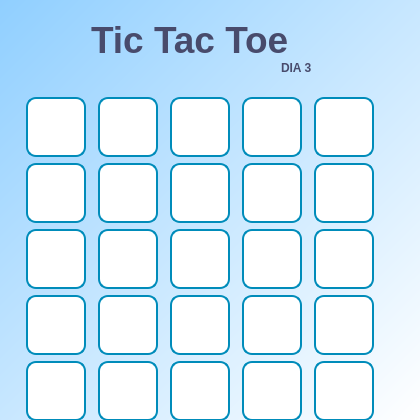
<?xml version="1.0" encoding="UTF-8"?>
<ui version="4.0">
 <class>TictactoeView</class>
 <widget class="QMainWindow" name="TictactoeView">
  <property name="geometry">
   <rect>
    <x>0</x>
    <y>0</y>
    <width>420</width>
    <height>420</height>
   </rect>
  </property>
  <property name="minimumSize">
   <size>
    <width>420</width>
    <height>420</height>
   </size>
  </property>
  <property name="maximumSize">
   <size>
    <width>420</width>
    <height>420</height>
   </size>
  </property>
  <property name="windowTitle">
   <string>TicTacToe ! (invincible mode)</string>
  </property>
  <property name="windowIcon">
   <iconset>
    <normaloff>icon.png</normaloff>icon.png</iconset>
  </property>
  <property name="styleSheet">
   <string notr="true">QWidget#main_widget{
background-color: qlineargradient(spread:pad, x1:0, y1:0, x2:1, y2:1, stop:0 rgba(144, 207, 255, 255), stop:1 rgba(255, 255, 255, 255));
}

QPushButton {
  background-color: white; 
  color: black; 
  border: 2px solid #008CBA;
  font-size:11px;
  font-weight:bold;
  border-radius: 10px;
}
QPushButton:hover {
  background-color: #008CBA;
  color: white;
}

QLineEdit{
  border-radius: 10px;
}</string>
  </property>
  <widget class="QWidget" name="main_widget">
   <widget class="QLabel" name="tictactoe_label">
    <property name="geometry">
     <rect>
      <x>91</x>
      <y>20</y>
      <width>422</width>
      <height>39</height>
     </rect>
    </property>
    <property name="font">
     <font>
      <family>Arial</family>
      <pointsize>28</pointsize>
      <weight>75</weight>
      <bold>true</bold>
     </font>
    </property>
    <property name="styleSheet">
     <string notr="true">color: rgb(72, 75, 108);</string>
    </property>
    <property name="text">
     <string>Tic Tac Toe</string>
    </property>
   </widget>
   <widget class="QLabel" name="invincible_label">
    <property name="geometry">
     <rect>
      <x>281</x>
      <y>60</y>
      <width>121</width>
      <height>16</height>
     </rect>
    </property>
    <property name="font">
     <font>
      <pointsize>9</pointsize>
      <weight>75</weight>
      <bold>true</bold>
     </font>
    </property>
    <property name="styleSheet">
     <string notr="true">color: rgb(72, 75, 108);</string>
    </property>
    <property name="text">
     <string>DIA 3</string>
    </property>
   </widget>
   <widget class="QWidget" name="verticalLayoutWidget">
    <property name="geometry">
     <rect>
      <x>20</x>
      <y>95</y>
      <width>361</width>
      <height>328</height>
     </rect>
    </property>
    <layout class="QVBoxLayout" name="verticalLayout">
     <item>
      <layout class="QGridLayout" name="gridLayout">
       <property name="sizeConstraint">
        <enum>QLayout::SetDefaultConstraint</enum>
       </property>
       <property name="spacing">
        <number>6</number>
       </property>
       <item row="3" column="3">
        <widget class="QPushButton" name="push_button_3_3">
         <property name="minimumSize">
          <size>
           <width>60</width>
           <height>60</height>
          </size>
         </property>
         <property name="maximumSize">
          <size>
           <width>60</width>
           <height>60</height>
          </size>
         </property>
         <property name="text">
          <string/>
         </property>
        </widget>
       </item>
       <item row="2" column="3">
        <widget class="QPushButton" name="push_button_2_3">
         <property name="minimumSize">
          <size>
           <width>60</width>
           <height>60</height>
          </size>
         </property>
         <property name="maximumSize">
          <size>
           <width>60</width>
           <height>60</height>
          </size>
         </property>
         <property name="text">
          <string/>
         </property>
        </widget>
       </item>
       <item row="3" column="2">
        <widget class="QPushButton" name="push_button_3_2">
         <property name="minimumSize">
          <size>
           <width>60</width>
           <height>60</height>
          </size>
         </property>
         <property name="maximumSize">
          <size>
           <width>60</width>
           <height>60</height>
          </size>
         </property>
         <property name="text">
          <string/>
         </property>
        </widget>
       </item>
       <item row="4" column="0">
        <widget class="QPushButton" name="push_button_4_0">
         <property name="minimumSize">
          <size>
           <width>60</width>
           <height>60</height>
          </size>
         </property>
         <property name="maximumSize">
          <size>
           <width>60</width>
           <height>60</height>
          </size>
         </property>
         <property name="text">
          <string/>
         </property>
        </widget>
       </item>
       <item row="2" column="2">
        <widget class="QPushButton" name="push_button_2_2">
         <property name="minimumSize">
          <size>
           <width>60</width>
           <height>60</height>
          </size>
         </property>
         <property name="maximumSize">
          <size>
           <width>60</width>
           <height>60</height>
          </size>
         </property>
         <property name="text">
          <string/>
         </property>
        </widget>
       </item>
       <item row="0" column="3">
        <widget class="QPushButton" name="push_button_0_3">
         <property name="minimumSize">
          <size>
           <width>60</width>
           <height>60</height>
          </size>
         </property>
         <property name="maximumSize">
          <size>
           <width>60</width>
           <height>60</height>
          </size>
         </property>
         <property name="text">
          <string/>
         </property>
        </widget>
       </item>
       <item row="0" column="1">
        <widget class="QPushButton" name="push_button_0_1">
         <property name="minimumSize">
          <size>
           <width>60</width>
           <height>60</height>
          </size>
         </property>
         <property name="maximumSize">
          <size>
           <width>60</width>
           <height>60</height>
          </size>
         </property>
         <property name="text">
          <string/>
         </property>
        </widget>
       </item>
       <item row="1" column="1">
        <widget class="QPushButton" name="push_button_1_1">
         <property name="minimumSize">
          <size>
           <width>60</width>
           <height>60</height>
          </size>
         </property>
         <property name="maximumSize">
          <size>
           <width>60</width>
           <height>60</height>
          </size>
         </property>
         <property name="text">
          <string/>
         </property>
        </widget>
       </item>
       <item row="3" column="1">
        <widget class="QPushButton" name="push_button_3_1">
         <property name="minimumSize">
          <size>
           <width>60</width>
           <height>60</height>
          </size>
         </property>
         <property name="maximumSize">
          <size>
           <width>60</width>
           <height>60</height>
          </size>
         </property>
         <property name="text">
          <string/>
         </property>
        </widget>
       </item>
       <item row="2" column="0">
        <widget class="QPushButton" name="push_button_2_0">
         <property name="minimumSize">
          <size>
           <width>60</width>
           <height>60</height>
          </size>
         </property>
         <property name="maximumSize">
          <size>
           <width>60</width>
           <height>60</height>
          </size>
         </property>
         <property name="text">
          <string/>
         </property>
        </widget>
       </item>
       <item row="3" column="0">
        <widget class="QPushButton" name="push_button_3_0">
         <property name="minimumSize">
          <size>
           <width>60</width>
           <height>60</height>
          </size>
         </property>
         <property name="maximumSize">
          <size>
           <width>60</width>
           <height>60</height>
          </size>
         </property>
         <property name="text">
          <string/>
         </property>
        </widget>
       </item>
       <item row="4" column="3">
        <widget class="QPushButton" name="push_button_4_3">
         <property name="minimumSize">
          <size>
           <width>60</width>
           <height>60</height>
          </size>
         </property>
         <property name="maximumSize">
          <size>
           <width>60</width>
           <height>60</height>
          </size>
         </property>
         <property name="text">
          <string/>
         </property>
        </widget>
       </item>
       <item row="1" column="0">
        <widget class="QPushButton" name="push_button_1_0">
         <property name="minimumSize">
          <size>
           <width>60</width>
           <height>60</height>
          </size>
         </property>
         <property name="maximumSize">
          <size>
           <width>60</width>
           <height>60</height>
          </size>
         </property>
         <property name="text">
          <string/>
         </property>
        </widget>
       </item>
       <item row="0" column="2">
        <widget class="QPushButton" name="push_button_0_2">
         <property name="minimumSize">
          <size>
           <width>60</width>
           <height>60</height>
          </size>
         </property>
         <property name="maximumSize">
          <size>
           <width>60</width>
           <height>60</height>
          </size>
         </property>
         <property name="text">
          <string/>
         </property>
        </widget>
       </item>
       <item row="1" column="2">
        <widget class="QPushButton" name="push_button_1_2">
         <property name="minimumSize">
          <size>
           <width>60</width>
           <height>60</height>
          </size>
         </property>
         <property name="maximumSize">
          <size>
           <width>60</width>
           <height>60</height>
          </size>
         </property>
         <property name="text">
          <string/>
         </property>
        </widget>
       </item>
       <item row="1" column="3">
        <widget class="QPushButton" name="push_button_1_3">
         <property name="minimumSize">
          <size>
           <width>60</width>
           <height>60</height>
          </size>
         </property>
         <property name="maximumSize">
          <size>
           <width>60</width>
           <height>60</height>
          </size>
         </property>
         <property name="text">
          <string/>
         </property>
        </widget>
       </item>
       <item row="0" column="0">
        <widget class="QPushButton" name="push_button_0_0">
         <property name="enabled">
          <bool>true</bool>
         </property>
         <property name="minimumSize">
          <size>
           <width>60</width>
           <height>60</height>
          </size>
         </property>
         <property name="maximumSize">
          <size>
           <width>60</width>
           <height>60</height>
          </size>
         </property>
         <property name="text">
          <string/>
         </property>
        </widget>
       </item>
       <item row="2" column="1">
        <widget class="QPushButton" name="push_button_2_1">
         <property name="minimumSize">
          <size>
           <width>60</width>
           <height>60</height>
          </size>
         </property>
         <property name="maximumSize">
          <size>
           <width>60</width>
           <height>60</height>
          </size>
         </property>
         <property name="text">
          <string/>
         </property>
        </widget>
       </item>
       <item row="0" column="4">
        <widget class="QPushButton" name="push_button_0_4">
         <property name="minimumSize">
          <size>
           <width>60</width>
           <height>60</height>
          </size>
         </property>
         <property name="maximumSize">
          <size>
           <width>60</width>
           <height>60</height>
          </size>
         </property>
         <property name="text">
          <string/>
         </property>
        </widget>
       </item>
       <item row="1" column="4">
        <widget class="QPushButton" name="push_button_1_4">
         <property name="minimumSize">
          <size>
           <width>60</width>
           <height>60</height>
          </size>
         </property>
         <property name="maximumSize">
          <size>
           <width>60</width>
           <height>60</height>
          </size>
         </property>
         <property name="text">
          <string/>
         </property>
        </widget>
       </item>
       <item row="4" column="1">
        <widget class="QPushButton" name="push_button_4_1">
         <property name="minimumSize">
          <size>
           <width>60</width>
           <height>60</height>
          </size>
         </property>
         <property name="maximumSize">
          <size>
           <width>60</width>
           <height>60</height>
          </size>
         </property>
         <property name="text">
          <string/>
         </property>
        </widget>
       </item>
       <item row="2" column="4">
        <widget class="QPushButton" name="push_button_2_4">
         <property name="minimumSize">
          <size>
           <width>60</width>
           <height>60</height>
          </size>
         </property>
         <property name="maximumSize">
          <size>
           <width>60</width>
           <height>60</height>
          </size>
         </property>
         <property name="text">
          <string/>
         </property>
        </widget>
       </item>
       <item row="3" column="4">
        <widget class="QPushButton" name="push_button_3_4">
         <property name="minimumSize">
          <size>
           <width>60</width>
           <height>60</height>
          </size>
         </property>
         <property name="maximumSize">
          <size>
           <width>60</width>
           <height>60</height>
          </size>
         </property>
         <property name="text">
          <string/>
         </property>
        </widget>
       </item>
       <item row="4" column="4">
        <widget class="QPushButton" name="push_button_4_4">
         <property name="minimumSize">
          <size>
           <width>60</width>
           <height>60</height>
          </size>
         </property>
         <property name="maximumSize">
          <size>
           <width>60</width>
           <height>60</height>
          </size>
         </property>
         <property name="text">
          <string/>
         </property>
        </widget>
       </item>
       <item row="4" column="2">
        <widget class="QPushButton" name="push_button_4_2">
         <property name="minimumSize">
          <size>
           <width>60</width>
           <height>60</height>
          </size>
         </property>
         <property name="maximumSize">
          <size>
           <width>60</width>
           <height>60</height>
          </size>
         </property>
         <property name="text">
          <string/>
         </property>
        </widget>
       </item>
      </layout>
     </item>
    </layout>
   </widget>
   <widget class="QLabel" name="game_status">
    <property name="geometry">
     <rect>
      <x>110</x>
      <y>30</y>
      <width>191</width>
      <height>49</height>
     </rect>
    </property>
    <property name="text">
     <string/>
    </property>
   </widget>
  </widget>
 </widget>
 <resources/>
 <connections/>
</ui>
